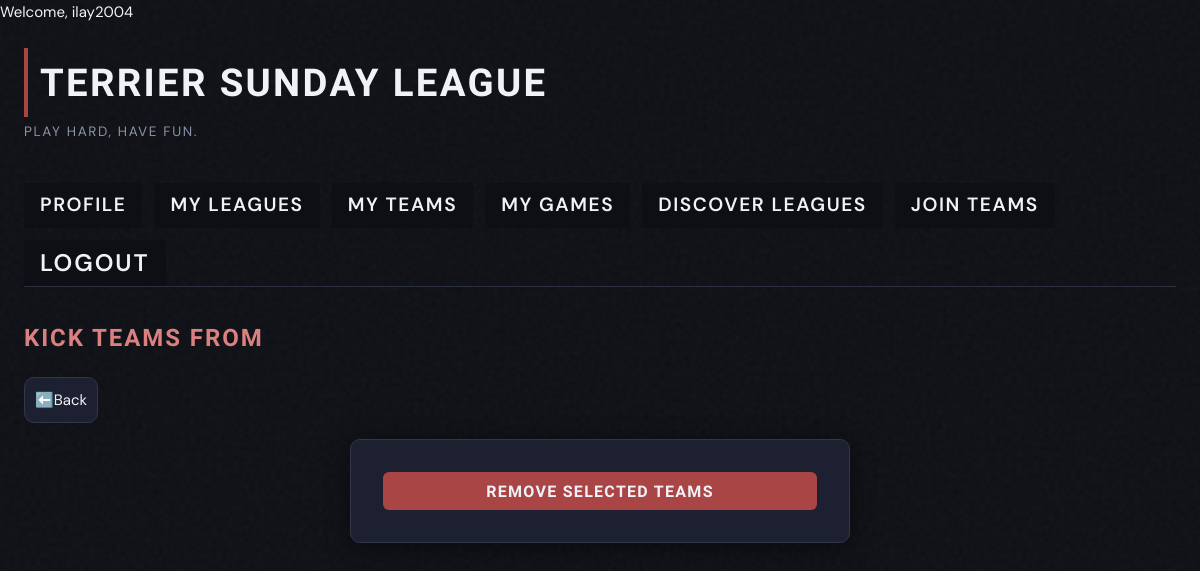
/sundayleague/kick_teams/1/ (signed in), run on an earlier commit of the app's database.
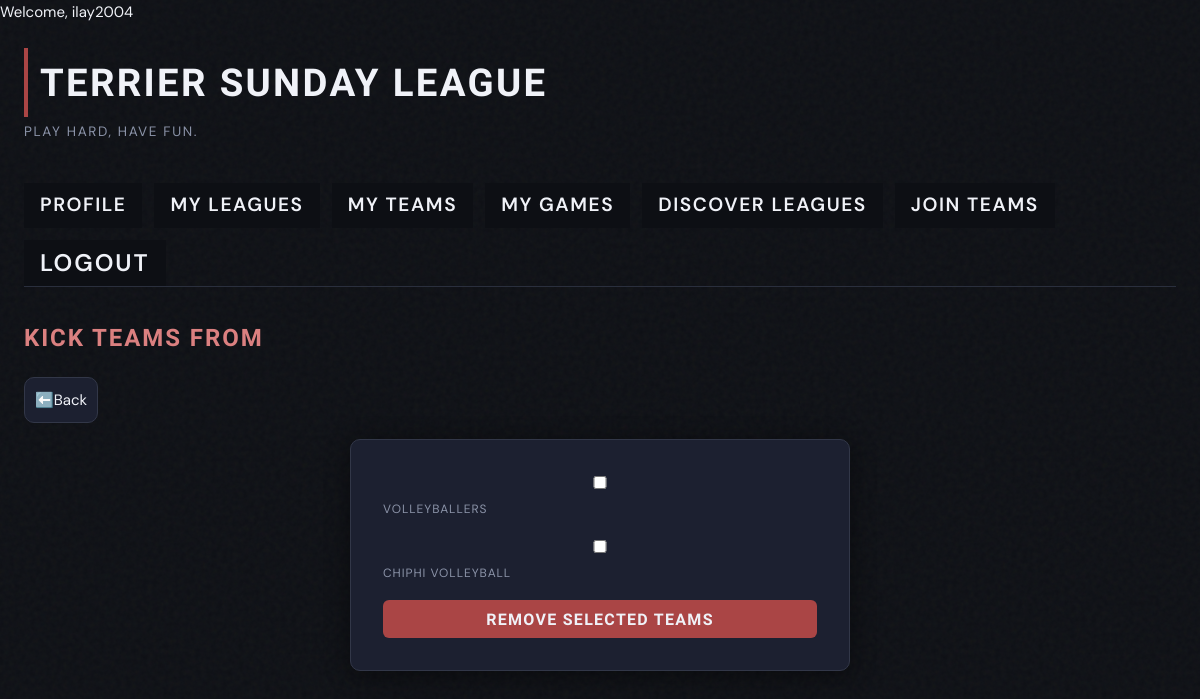
And on a later commit of the database.
### SundayLeague/models.py (models this page shows, shortened)
class Team(models.Model):
  team_admin = models.ForeignKey(User, on_delete=models.CASCADE) # Controls team settings and can add new members
  name = models.TextField()
  leagues = models.ManyToManyField(League, related_name="teams")
  picture = models.ImageField(default=None, blank=True, null=True)
  discoverable = models.BooleanField(default=True)
  bio = models.TextField(blank=True, null=True)

### SundayLeague/views.py (the view, shortened to what this page needs)
# urls.py: path('kick_teams/<int:pk>/', KickTeams.as_view(), name='kick_teams'),
class KickTeams(LoginRequiredMixin, View):
   template_name = 'SundayLeague/delete_forms/kick_teams.html'
   def get(self, request, pk):
      league = get_object_or_404(League, pk=pk)
      if league.league_admin != request.user:
          return HttpResponseForbidden("Not allowed.")
      teams = Team.objects.filter(leagues=league)
      return render(request, self.template_name, {
          'league': league,
          'teams': teams
      })

### SundayLeague/templates/SundayLeague/delete_forms/kick_teams.html (shortened to what this page needs)
{% extends 'SundayLeague/base.html' %}
{% block content %}
  <h2>Kick Teams from {{ league.name }}</h2>
  <a href="{% url 'detail_league' league.pk %}" class="button">⬅️Back</a>
  <div class="form-container">
    <form method="post">
      {% for team in teams %}
        <div>
          <label>
            <input type="checkbox" name="teams" value="{{ team.id }}">
            {{ team.name }}
          </label>
        </div>
      {% endfor %}
      <button type="submit">Remove Selected Teams</button>
    </form>
  </div>
{% endblock %}

What changed in the data, as far as the page shows it:
added Team: name "VOLLEYBALLERS"
now on this page (row edited): Team: name "CHIPHI VOLLEYBALL"
